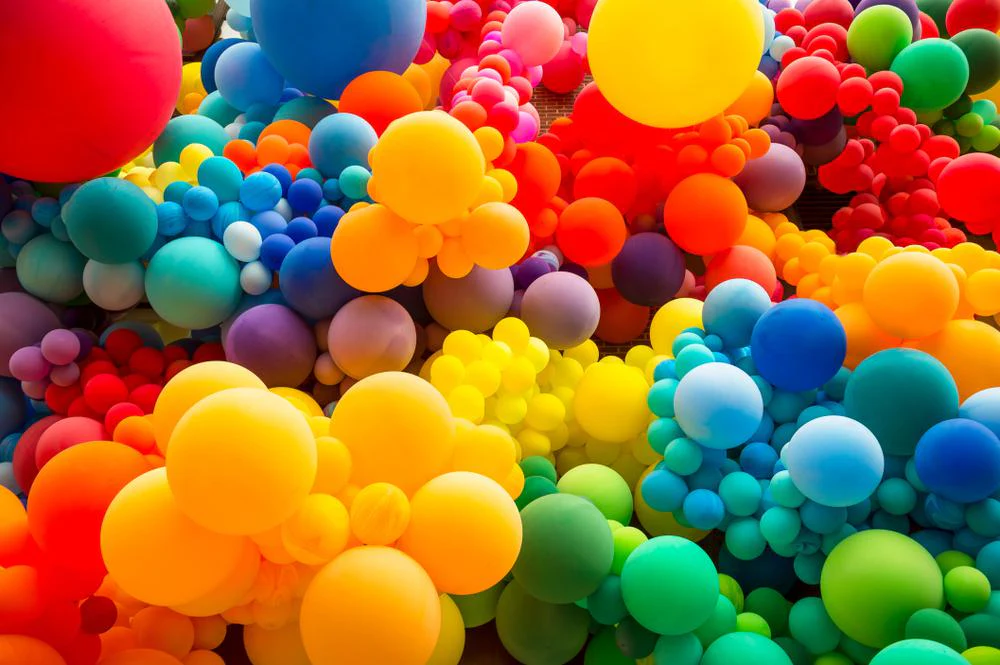
#> input picture balloons (1).jpg, 1000 x 665 px, found by its file name
$ jupyter execute --allow-errors step1_colorassist.ipynb
#> lines starting #> are read from the running program, lines starting #| are printed output that depends on the picture
[cell 1]
#MACHADO STYLE DALTONIZATION
import cv2
import numpy as np
import matplotlib.pyplot as plt

#Load image using opencv
image=cv2.imread('/Users/vithikasurve/Desktop/ML/balloons (1).jpg')
#> image is the input picture: shape (665, 1000, 3); mean B, G, R 52.3, 106.3, 154.4

# Convert to RGB and normalize
image_rgb = cv2.cvtColor(image, cv2.COLOR_BGR2RGB)
#Normalization
image_rgb = image_rgb / 255.0

#Deuteranopia Simulation Matrix (Machado Matrix)
DEUTERANOPIA_SIM = np.array([
    [0.625, 0.375, 0.000],
    [0.700, 0.300, 0.000],
    [0.000, 0.300, 0.700]
])

# Convert the image to the deuteranopia color space
converted_img = np.tensordot(image_rgb, DEUTERANOPIA_SIM.T, axes=1)
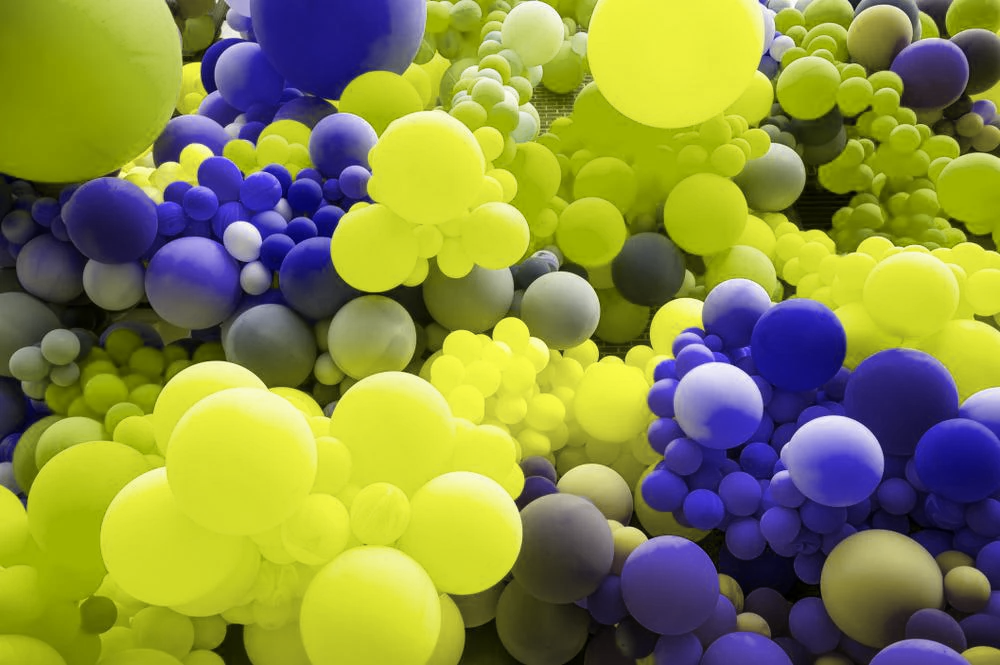
#> converted_img: shape (665, 1000, 3) float64; mean R, G, B 0.535, 0.549, 0.269
converted_img = np.clip(converted_img, 0, 1)

# Convert to uint8 for display
converted = (converted_img * 255).astype(np.uint8)

#Calculate error
error=image_rgb-converted_img
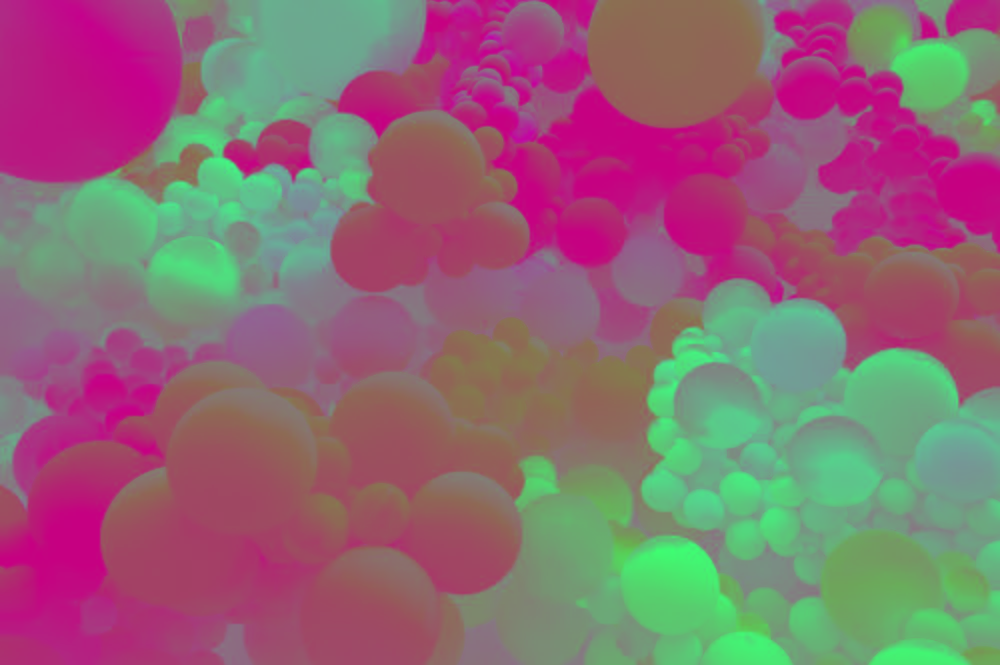
#> error: shape (665, 1000, 3) float64; mean R, G, B 0.0707, -0.132, -0.0636; drawn with min black and max white

#Daltonized
daltonized=image_rgb+0.7*error
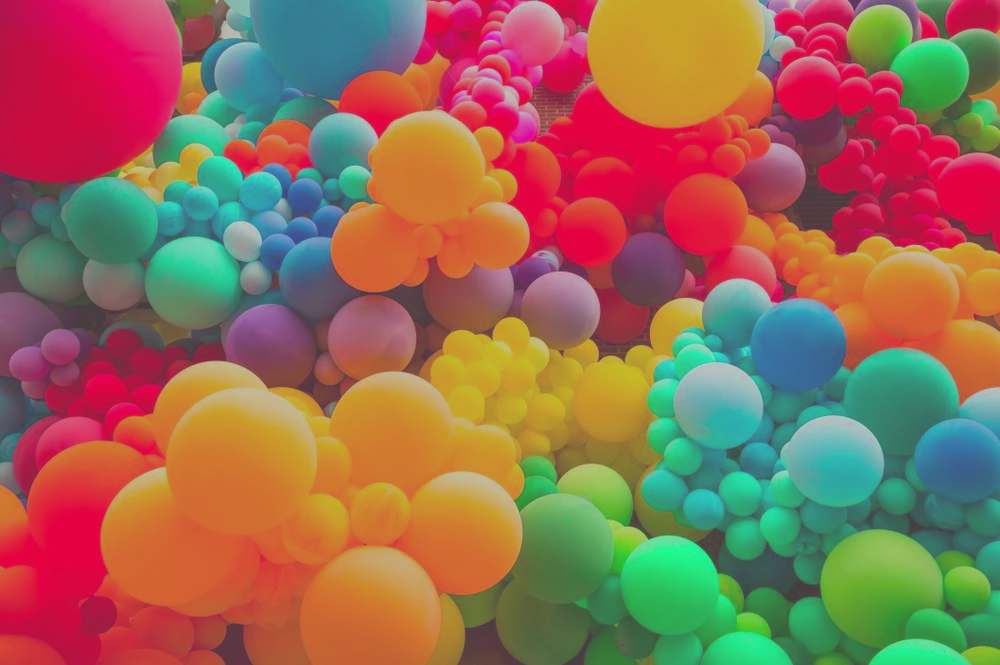
#> daltonized: shape (665, 1000, 3) float64; mean R, G, B 0.655, 0.325, 0.16; drawn with min black and max white
daltonized=np.clip(daltonized,0,1)
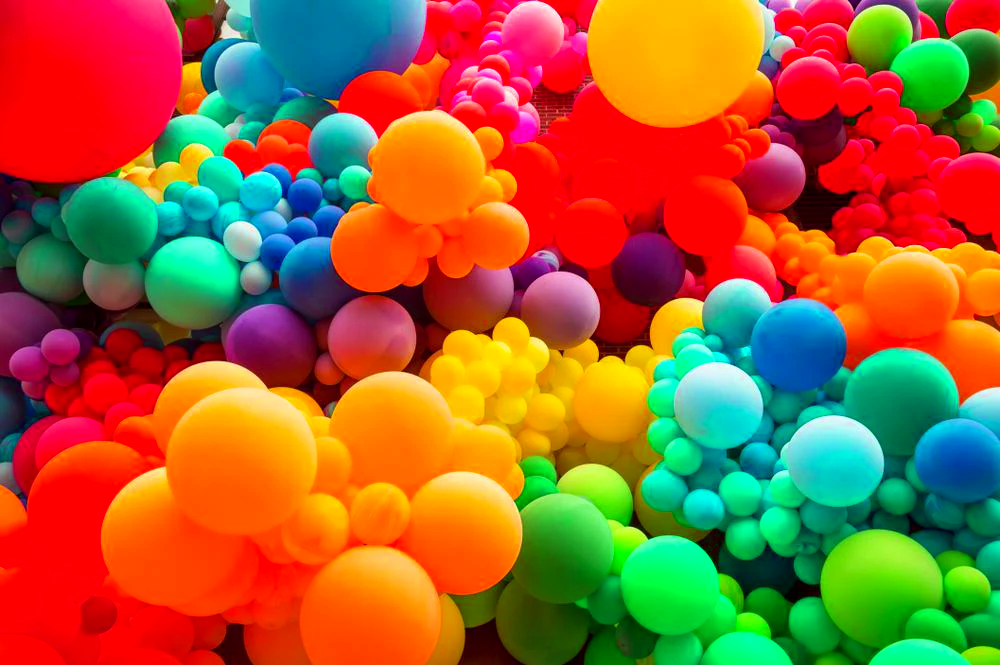
#> daltonized: shape (665, 1000, 3) float64; mean R, G, B 0.625, 0.387, 0.197

#Display daltonized
daltonized_uint8 = (daltonized * 255).astype(np.uint8)
plt.subplot(1,3,3)
plt.imshow(daltonized_uint8)
plt.title("Daltonized image")

#Display images using Matplotlib
plt.subplot(1,3,1)
plt.imshow((image_rgb * 255).astype(np.uint8))
plt.title("Original")

plt.subplot(1,3,2)
plt.imshow(converted)
plt.title("Deuteranopia Simulated")

plt.show()

[cell 2]
#WITHOUT HARDCORE MATRIX (severity)
import cv2
import numpy as np
import matplotlib.pyplot as plt
from colorspacious import cspace_converter

#Load image using opencv
image=cv2.imread('/Users/vithikasurve/Desktop/ML/balloons (1).jpg')
#Convert to RBG
image_rgb = cv2.cvtColor(image, cv2.COLOR_BGR2RGB)
#Normalization
image_rgb = image_rgb / 255.0

#Reshape, Flatten image to (height*width, 3) for color transformation
h, w, _ = image_rgb.shape
#> h = 665; w = 1000
flat_rgb = image_rgb.reshape(-1, 3)

# Create list to store results
simulated_list = []
daltonized_list = []
severities = [25, 50, 75, 100]
#> (the rest of this cell did not finish here and is left out)
